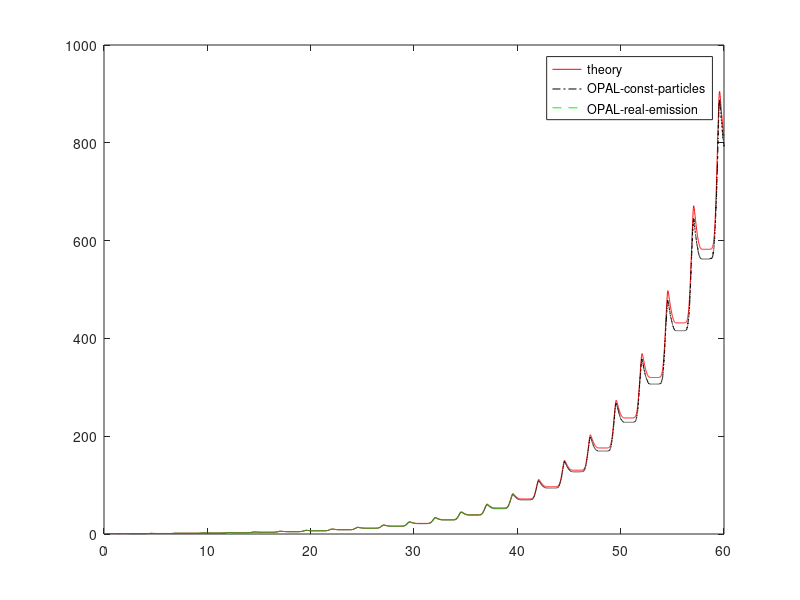

Here is the MATLAB script that generated this plot:
load theory_Furman_Pivi.txt;
load FurmanPivi_const_part.dat;
load FurmanPivi_real_part.dat;
plot(theory_Furman_Pivi(:,1),theory_Furman_Pivi(:,2),'-r', FurmanPivi_const_part(:,1),FurmanPivi_const_part(:,5)/10000,'-.k', FurmanPivi_real_part(:,1),FurmanPivi_real_part(:,4)/2000,'--g');
mylegend=legend('theory', 'OPAL-const-particles', 'OPAL-real-emission');
hold on;
